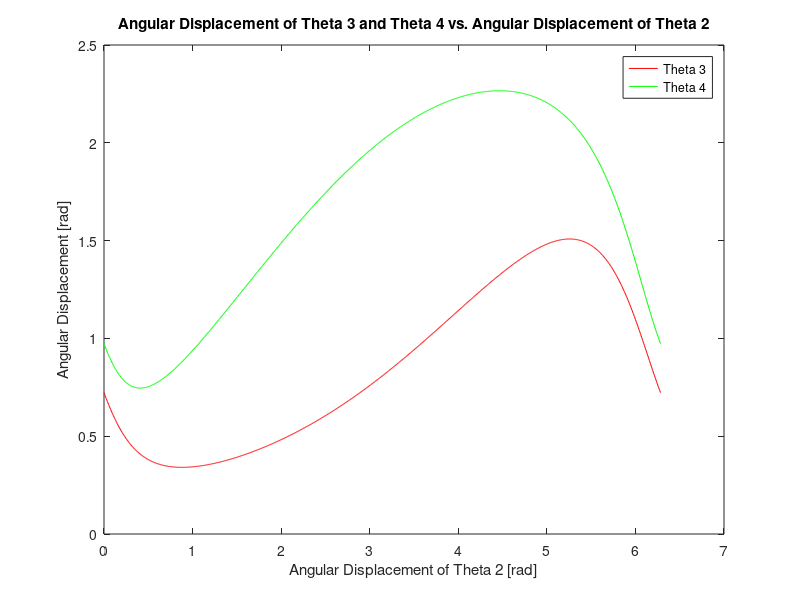
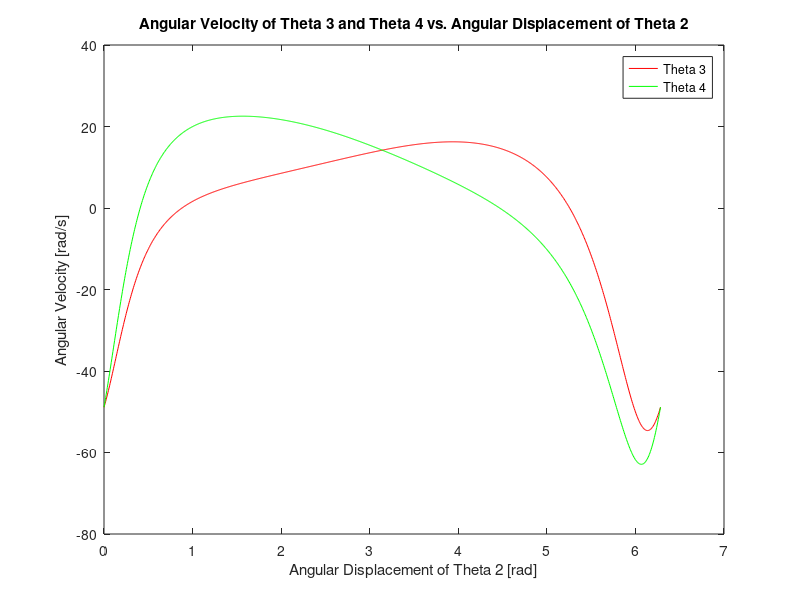
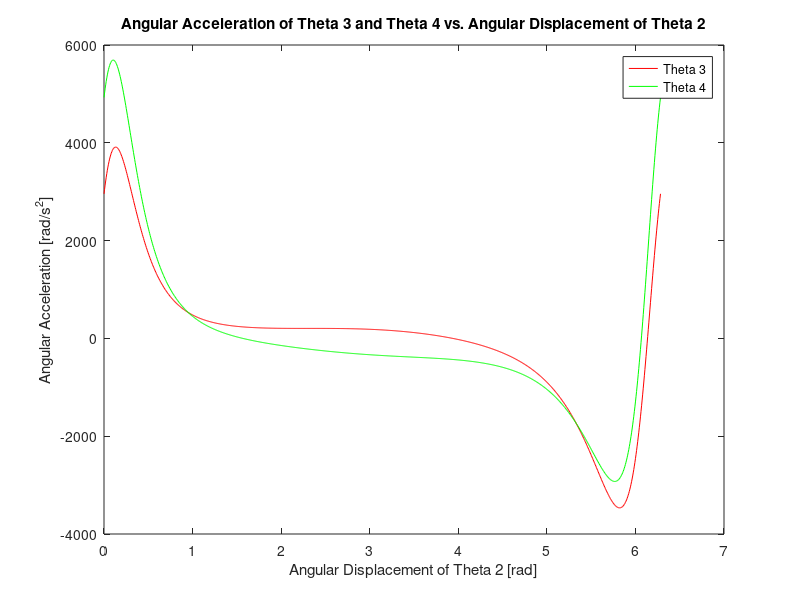

MATLAB code for these plots, in order:
clear;
clc;

%define link lengths
r1 = 100;
r2 = 55;
r3 = 150;
r4 = 120;

%define a global constant for the universial size of all vectors
global_const = 1000;

%define theta2 range from 0 to 2 Pi, theta3, theta4, theta3_dot,
%theta4_dot, theta3_dot_dot, theta4_dot_dot as a vectors of same size
theta2 = linspace(0,2*pi,global_const);
theta3 = linspace(0,0,global_const);
theta4 = linspace(0,0,global_const);
theta3_dot = linspace(0,0,global_const);
theta4_dot = linspace(0,0,global_const);
theta3_dot_dot = linspace(0,0,global_const);
theta4_dot_dot = linspace(0,0,global_const);

%define angular velocity of theta2 of 40 rad/s, angular acceleration of 0
theta2_dot = 40;
theta2_dot_dot = 0;

%define constants h1,h2,h3,h4, and h5 used in a,b,c,d, and e calculations
h1 = r1/r2;
h2 = r1/r3;
h3 = r1/r4;
h4 = (-(r1^2)-(r2^2)-(r3^2)+(r4^2))/(2*r2*r3);
h5 = ((r1^2)+(r2^2)-(r3^2)+(r4^2))/(2*r2*r4);

%define constants a,b,c,d,e used in theta3 and theta4 calculations
for j = 1:global_const
    a(j) = -h1 + (1 + h2)*cos(theta2(j)) + h4;
    b(j) = -2*sin(theta2(j));
    c(j) = h1 - (1 - h2)*cos(theta2(j)) + h4;
    d(j) = -h1 + (1 - h3)*cos(theta2(j)) + h5;
    e(j) = h1 - (1 + h3)*cos(theta2(j)) + h5;
end

%Define equations for displacement, velocity and acceleration
for i = 1:global_const
    theta3(i) = 2*atan((-b(i)-sqrt((b(i)^2)-4*a(i)*c(i)))/(2*a(i)));
    theta4(i) = 2*atan((-b(i)-sqrt(b(i)^2-4*d(i)*e(i)))/(2*d(i)));
    theta3_dot(i) = (r2*theta2_dot/r3)*((sin(theta2(i)-theta4(i)))/(sin(theta4(i)-theta3(i))));
    theta4_dot(i) = (r2*theta2_dot/r4)*((sin(theta2(i)-theta3(i)))/(sin(theta4(i)-theta3(i))));
    theta3_dot_dot(i) = (r4*(theta4_dot(i)^2) - r3*cos(theta3(i) - theta4(i))*(theta3_dot(i)^2) - r2*sin(theta2(i) - theta4(i))*(theta2_dot_dot) - r2*(theta2_dot^2)*cos(theta2(i) - theta4(i)))/(r3*sin(theta3(i) - theta4(i)));
    theta4_dot_dot(i) = (-r3*(theta3_dot(i)^2) + r4*cos(theta3(i) - theta4(i))*(theta4_dot(i)^2) - r2*sin(theta2(i) - theta3(i))*(theta2_dot_dot) - r2*(theta2_dot^2)*cos(theta2(i) - theta3(i)))/(r4*sin(theta3(i) - theta4(i)));
end

%plot theta3 and theta4 together versus theta2
figure(1)
plot(theta2, theta3,'r')
hold on;
plot(theta2, theta4, 'g')
hold on;
title('Angular Displacement of Theta 3 and Theta 4 vs. Angular Displacement of Theta 2')
xlabel('Angular Displacement of Theta 2 [rad]')
ylabel('Angular Displacement [rad]')
legend ('Theta 3', 'Theta 4')

%plot theta3_dot and theta4_dot together versus theta2
figure(2)
plot(theta2, theta3_dot, 'r')
hold on;
plot(theta2, theta4_dot, 'g')
hold on;
title('Angular Velocity of Theta 3 and Theta 4 vs. Angular Displacement of Theta 2')
xlabel('Angular Displacement of Theta 2 [rad]')
ylabel('Angular Velocity [rad/s]')
legend ('Theta 3', 'Theta 4')

%plot theta3_dot_dot and theta4_dot_dot together versus theta2
figure(3)
plot(theta2, theta3_dot_dot, 'r')
hold on;
plot(theta2, theta4_dot_dot, 'g')
hold on;
title('Angular Acceleration of Theta 3 and Theta 4 vs. Angular Displacement of Theta 2')
xlabel('Angular Displacement of Theta 2 [rad]')
ylabel('Angular Acceleration [rad/s^2]')
legend ('Theta 3', 'Theta 4')
